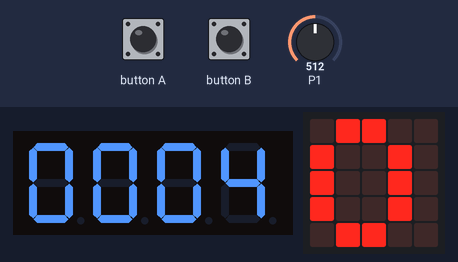
A program run on a simulated BBC micro:bit running MicroPython. Shown: 4-digit seven-segment display, the board's 5×5 LED display. The test bench sets the inputs (shaded band); at power-on: P1 = 512 (analog values on the 0–1023 scale).

Above: at 1.2 s.
1.3 s: button B pressed for 0.15 s
At 2.5 s:
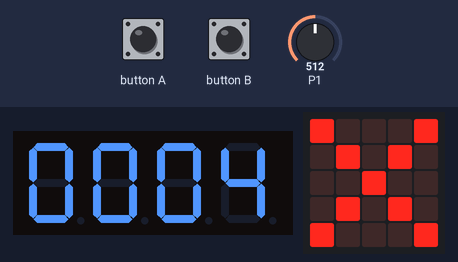
2.9 s: P1 set to 716
At 3.5 s:
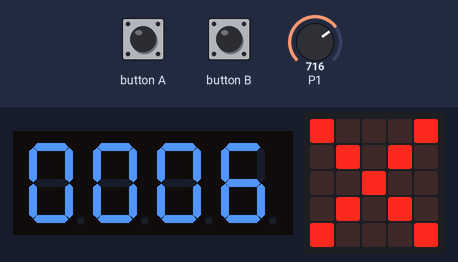
4.5 s: button A pressed for 0.15 s
At 5.3 s:
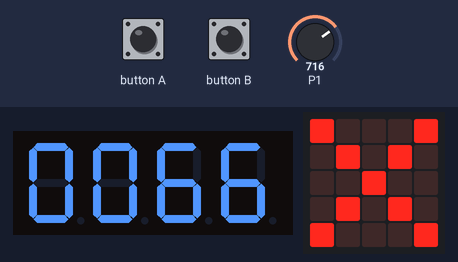
6.1 s: button A pressed for 1 s
At 7.1 s:
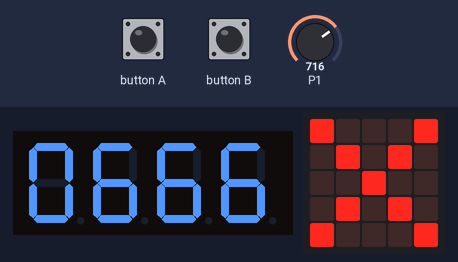
8.6 s: P1 set to 900
At 9.7 s:
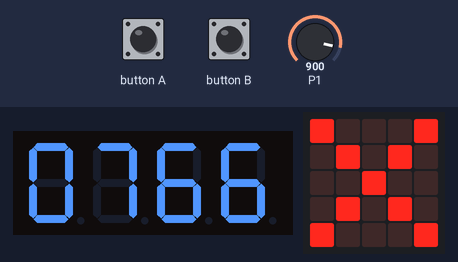
10.1 s: P1 set to 1023
At 11.3 s:
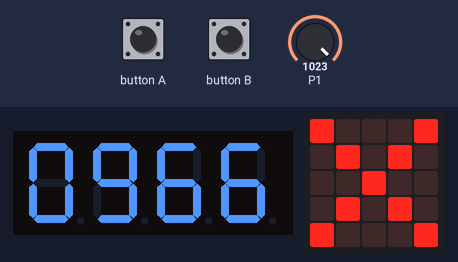
Timing chart, 0 to 12.6 s (numbered marks = the images above; inputs shaded):
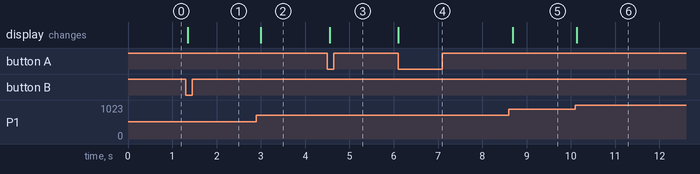

Measured:
- after the input at 1.3 s, the display: changes after 0.05 s (image 1)
- after the input at 2.9 s, the display: changes after 0.10 s (image 2)
- after the input at 4.5 s, the display: changes after 0.05 s (image 3)
- after the input at 6.1 s, the display: changes at once (image 4)
- after the input at 8.6 s, the display: changes after 0.09 s (image 5)
- after the input at 10.1 s, the display: changes at once (image 6)

The program:

no1.py
```python
from microbit import *
import tm1637
tm = tm1637.TM1637(clk=pin16,dio=pin15)
btna = 0
btnb = 0
password = [5,6,7,8]
in_password = [0,0,0,0]
while 1:
    vr = pin1.read_analog()
    in_pass = int(vr/113)

    if button_b.get_presses():
        btnb = 1

    if button_a.get_presses():
        btna += 1
    if btna > 3:
        btna = 0
    display.show(btna)
    if btnb == 1:
        if password == in_password :
            display.show(Image.YES)
            pin8.write_digital(1)
            print("plass")
        else:
            display.show(Image.NO)

    if btna == 0:
        in_password[0] = in_pass
        tm.show('{}{}{}{}'.format(in_password[3],in_password[2],in_password[1],in_password[0]))
    elif btna == 1:
        in_password[1] = in_pass
        tm.show('{}{}{}{}'.format(in_password[3],in_password[2],in_password[1],in_password[0]))
    elif btna == 2:
        in_password[2] = in_pass
        tm.show('{}{}{}{}'.format(in_password[3],in_password[2],in_password[1],in_password[0]))
    elif btna == 3:
        in_password[3] = in_pass
        tm.show('{}{}{}{}'.format(in_password[3],in_password[2],in_password[1],in_password[0]))
    else:
        in_password = in_password
    sleep(100)
```
